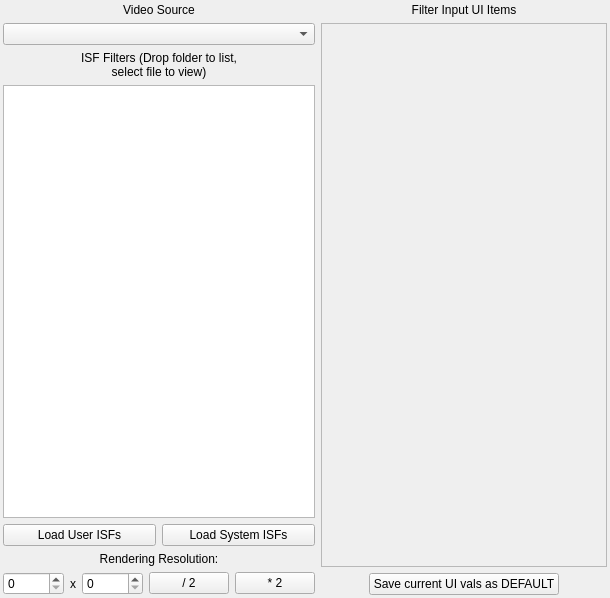
<?xml version="1.0" encoding="UTF-8"?>
<ui version="4.0">
 <class>LoadingWindow</class>
 <widget class="QWidget" name="LoadingWindow">
  <property name="geometry">
   <rect>
    <x>0</x>
    <y>0</y>
    <width>610</width>
    <height>598</height>
   </rect>
  </property>
  <property name="windowTitle">
   <string>Loading/Playback UI</string>
  </property>
  <layout class="QHBoxLayout" name="horizontalLayout_3" stretch="0,1">
   <property name="leftMargin">
    <number>3</number>
   </property>
   <property name="topMargin">
    <number>3</number>
   </property>
   <property name="rightMargin">
    <number>3</number>
   </property>
   <property name="bottomMargin">
    <number>3</number>
   </property>
   <item>
    <layout class="QVBoxLayout" name="verticalLayout_5">
     <item>
      <layout class="QVBoxLayout" name="verticalLayout">
       <item>
        <widget class="QLabel" name="label">
         <property name="sizePolicy">
          <sizepolicy hsizetype="Minimum" vsizetype="Fixed">
           <horstretch>0</horstretch>
           <verstretch>0</verstretch>
          </sizepolicy>
         </property>
         <property name="text">
          <string>Video Source</string>
         </property>
         <property name="alignment">
          <set>Qt::AlignCenter</set>
         </property>
        </widget>
       </item>
       <item>
        <widget class="QComboBox" name="videoSourceComboBox">
         <property name="sizePolicy">
          <sizepolicy hsizetype="Minimum" vsizetype="Fixed">
           <horstretch>0</horstretch>
           <verstretch>0</verstretch>
          </sizepolicy>
         </property>
        </widget>
       </item>
       <item>
        <widget class="QLabel" name="label_2">
         <property name="sizePolicy">
          <sizepolicy hsizetype="Minimum" vsizetype="Fixed">
           <horstretch>0</horstretch>
           <verstretch>0</verstretch>
          </sizepolicy>
         </property>
         <property name="text">
          <string>ISF Filters (Drop folder to list, 
select file to view)</string>
         </property>
         <property name="scaledContents">
          <bool>false</bool>
         </property>
         <property name="alignment">
          <set>Qt::AlignCenter</set>
         </property>
         <property name="wordWrap">
          <bool>true</bool>
         </property>
        </widget>
       </item>
       <item>
        <widget class="QListView" name="filterListView"/>
       </item>
      </layout>
     </item>
     <item>
      <layout class="QHBoxLayout" name="horizontalLayout">
       <item>
        <widget class="QPushButton" name="loadUserISFsButton">
         <property name="text">
          <string>Load User ISFs</string>
         </property>
         <property name="default">
          <bool>false</bool>
         </property>
         <property name="flat">
          <bool>false</bool>
         </property>
        </widget>
       </item>
       <item>
        <widget class="QPushButton" name="loadSystemISFsButton">
         <property name="text">
          <string>Load System ISFs</string>
         </property>
        </widget>
       </item>
      </layout>
     </item>
     <item>
      <layout class="QVBoxLayout" name="verticalLayout_4">
       <item>
        <widget class="QLabel" name="label_4">
         <property name="sizePolicy">
          <sizepolicy hsizetype="Minimum" vsizetype="Fixed">
           <horstretch>0</horstretch>
           <verstretch>0</verstretch>
          </sizepolicy>
         </property>
         <property name="text">
          <string>Rendering Resolution:</string>
         </property>
         <property name="alignment">
          <set>Qt::AlignCenter</set>
         </property>
        </widget>
       </item>
       <item>
        <layout class="QHBoxLayout" name="horizontalLayout_2">
         <item>
          <widget class="QSpinBox" name="renderResWidthWidget">
           <property name="sizePolicy">
            <sizepolicy hsizetype="MinimumExpanding" vsizetype="Fixed">
             <horstretch>0</horstretch>
             <verstretch>0</verstretch>
            </sizepolicy>
           </property>
           <property name="maximum">
            <number>16383</number>
           </property>
          </widget>
         </item>
         <item>
          <widget class="QLabel" name="label_5">
           <property name="sizePolicy">
            <sizepolicy hsizetype="Fixed" vsizetype="Preferred">
             <horstretch>0</horstretch>
             <verstretch>0</verstretch>
            </sizepolicy>
           </property>
           <property name="text">
            <string>x</string>
           </property>
           <property name="scaledContents">
            <bool>false</bool>
           </property>
          </widget>
         </item>
         <item>
          <widget class="QSpinBox" name="renderResHeightWidget">
           <property name="sizePolicy">
            <sizepolicy hsizetype="MinimumExpanding" vsizetype="Fixed">
             <horstretch>0</horstretch>
             <verstretch>0</verstretch>
            </sizepolicy>
           </property>
           <property name="maximum">
            <number>16383</number>
           </property>
          </widget>
         </item>
         <item>
          <widget class="QPushButton" name="halveRenderRes">
           <property name="sizePolicy">
            <sizepolicy hsizetype="Fixed" vsizetype="Fixed">
             <horstretch>0</horstretch>
             <verstretch>0</verstretch>
            </sizepolicy>
           </property>
           <property name="text">
            <string>/ 2</string>
           </property>
          </widget>
         </item>
         <item>
          <widget class="QPushButton" name="doubleRenderRes">
           <property name="sizePolicy">
            <sizepolicy hsizetype="Fixed" vsizetype="Fixed">
             <horstretch>0</horstretch>
             <verstretch>0</verstretch>
            </sizepolicy>
           </property>
           <property name="text">
            <string>* 2</string>
           </property>
          </widget>
         </item>
        </layout>
       </item>
      </layout>
     </item>
    </layout>
   </item>
   <item>
    <layout class="QVBoxLayout" name="verticalLayout_2">
     <item>
      <widget class="QLabel" name="label_3">
       <property name="text">
        <string>Filter Input UI Items</string>
       </property>
       <property name="alignment">
        <set>Qt::AlignCenter</set>
       </property>
      </widget>
     </item>
     <item>
      <widget class="QScrollArea" name="scrollArea">
       <property name="widgetResizable">
        <bool>true</bool>
       </property>
       <widget class="QWidget" name="filterUIContentsWidget">
        <property name="geometry">
         <rect>
          <x>0</x>
          <y>0</y>
          <width>290</width>
          <height>527</height>
         </rect>
        </property>
        <layout class="QVBoxLayout" name="verticalLayout_3"/>
       </widget>
      </widget>
     </item>
     <item alignment="Qt::AlignHCenter">
      <widget class="QPushButton" name="saveUIValsToDefault">
       <property name="sizePolicy">
        <sizepolicy hsizetype="Fixed" vsizetype="Fixed">
         <horstretch>0</horstretch>
         <verstretch>0</verstretch>
        </sizepolicy>
       </property>
       <property name="text">
        <string>Save current UI vals as DEFAULT</string>
       </property>
      </widget>
     </item>
    </layout>
   </item>
  </layout>
 </widget>
 <resources/>
 <connections>
  <connection>
   <sender>videoSourceComboBox</sender>
   <signal>currentIndexChanged(int)</signal>
   <receiver>LoadingWindow</receiver>
   <slot>videoSourceChanged(int)</slot>
   <hints>
    <hint type="sourcelabel">
     <x>147</x>
     <y>44</y>
    </hint>
    <hint type="destinationlabel">
     <x>304</x>
     <y>298</y>
    </hint>
   </hints>
  </connection>
  <connection>
   <sender>loadSystemISFsButton</sender>
   <signal>clicked()</signal>
   <receiver>LoadingWindow</receiver>
   <slot>loadSystemISFsButtonClicked()</slot>
   <hints>
    <hint type="sourcelabel">
     <x>216</x>
     <y>506</y>
    </hint>
    <hint type="destinationlabel">
     <x>304</x>
     <y>298</y>
    </hint>
   </hints>
  </connection>
  <connection>
   <sender>loadUserISFsButton</sender>
   <signal>clicked()</signal>
   <receiver>LoadingWindow</receiver>
   <slot>loadUserISFsButtonClicked()</slot>
   <hints>
    <hint type="sourcelabel">
     <x>71</x>
     <y>506</y>
    </hint>
    <hint type="destinationlabel">
     <x>304</x>
     <y>298</y>
    </hint>
   </hints>
  </connection>
  <connection>
   <sender>renderResWidthWidget</sender>
   <signal>valueChanged(int)</signal>
   <receiver>LoadingWindow</receiver>
   <slot>renderResWidthWidgetValueChanged(int)</slot>
   <hints>
    <hint type="sourcelabel">
     <x>40</x>
     <y>574</y>
    </hint>
    <hint type="destinationlabel">
     <x>304</x>
     <y>298</y>
    </hint>
   </hints>
  </connection>
  <connection>
   <sender>renderResHeightWidget</sender>
   <signal>valueChanged(int)</signal>
   <receiver>LoadingWindow</receiver>
   <slot>renderResHeightWidgetValueChanged(int)</slot>
   <hints>
    <hint type="sourcelabel">
     <x>136</x>
     <y>574</y>
    </hint>
    <hint type="destinationlabel">
     <x>304</x>
     <y>298</y>
    </hint>
   </hints>
  </connection>
  <connection>
   <sender>doubleRenderRes</sender>
   <signal>clicked()</signal>
   <receiver>LoadingWindow</receiver>
   <slot>doubleRenderResClicked()</slot>
   <hints>
    <hint type="sourcelabel">
     <x>260</x>
     <y>575</y>
    </hint>
    <hint type="destinationlabel">
     <x>304</x>
     <y>298</y>
    </hint>
   </hints>
  </connection>
  <connection>
   <sender>halveRenderRes</sender>
   <signal>clicked()</signal>
   <receiver>LoadingWindow</receiver>
   <slot>halveRenderResClicked()</slot>
   <hints>
    <hint type="sourcelabel">
     <x>203</x>
     <y>575</y>
    </hint>
    <hint type="destinationlabel">
     <x>304</x>
     <y>298</y>
    </hint>
   </hints>
  </connection>
  <connection>
   <sender>saveUIValsToDefault</sender>
   <signal>clicked()</signal>
   <receiver>LoadingWindow</receiver>
   <slot>saveUIValsToDefaultClicked()</slot>
   <hints>
    <hint type="sourcelabel">
     <x>454</x>
     <y>578</y>
    </hint>
    <hint type="destinationlabel">
     <x>304</x>
     <y>298</y>
    </hint>
   </hints>
  </connection>
 </connections>
 <slots>
  <slot>loadUserISFsButtonClicked()</slot>
  <slot>loadSystemISFsButtonClicked()</slot>
  <slot>halveRenderResClicked()</slot>
  <slot>doubleRenderResClicked()</slot>
  <slot>renderResWidthWidgetValueChanged(int)</slot>
  <slot>renderResHeightWidgetValueChanged(int)</slot>
  <slot>saveUIValsToDefaultClicked()</slot>
  <slot>listOfVideoSourcesUpdated(DynamicVideoSource*)</slot>
  <slot>videoSourceChanged(int)</slot>
 </slots>
</ui>
